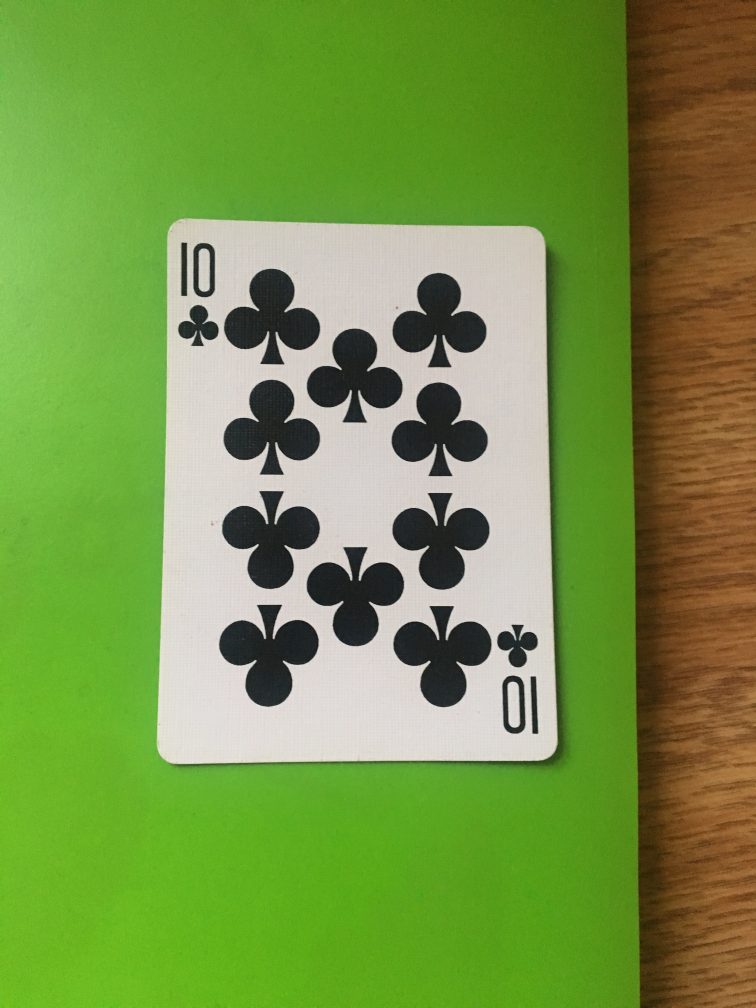
#> input picture old_cards/10c.JPG, 3024 x 4032 px (shown at 1/4 size); its folder holds only this picture in this run
$ python resize.py   (older library calls are emulated)
#> lines starting #> are read from the running program, lines starting #| are printed output that depends on the picture; after the words box and inside, x2 and y2 are one past the last pixel; in counts of white or black regions, pixels touching at a corner belong together
#> further down, im is the input picture: shape (4032, 3024, 3); mean B, G, R 70.4, 148.4, 118
### crop.py
import numpy as np
import cv2
import data

bord_size=2 # bord_size alpha=0
alphamask=np.ones((data.cardH,data.cardW),dtype=np.uint8)*255


def extract_card(img):

    """
        Extracts card from image
    """

    imgwarp = None


    # Convert in gray color
    gray = cv2.cvtColor(img, cv2.COLOR_BGR2GRAY)
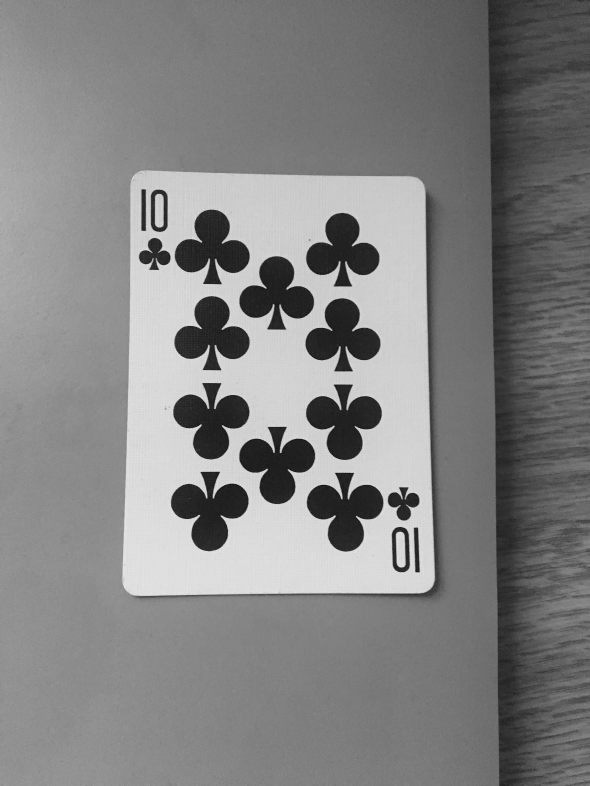
#> gray: shape (1572, 1179) (shown at 1/2 size); min 3, max 236, mean 130.3

    # Noise-reducing and edge-preserving filter
    gray = cv2.bilateralFilter(gray, 11, 17, 17)

    # Edge extraction
    edge = cv2.Canny(gray, 30, 200)
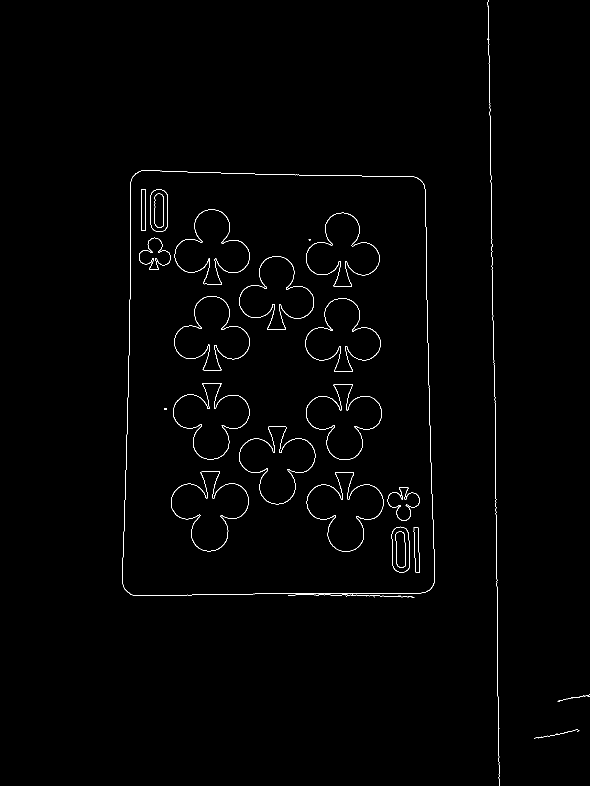
#> edge: shape (1572, 1179) (shown at 1/2 size); 0.79% white in thin lines or dots, all inside (x1, y1, x2, y2) = (244, 0, 1179, 1572)

    # Find the contours in the edged image
    cnts, _ = cv2.findContours(edge.copy(), cv2.RETR_EXTERNAL, cv2.CHAIN_APPROX_SIMPLE)
#> cnts = 4 contours, 3 with area under 20; largest, box (x1, y1, x2, y2) and area: (244, 340, 870, 1196) 506648

    # We suppose that the contour with largest area corresponds to the contour delimiting the card
    cnt = sorted(cnts, key=cv2.contourArea, reverse=True)[0]
#> cnt = contour of 452 points, box (x1, y1, x2, y2) (244, 340, 870, 1196), area 506648

    # We want to check that 'cnt' is the contour of a rectangular shape
    # First, determine 'box', the minimum area bounding rectangle of 'cnt'
    # Then compare area of 'cnt' and area of 'box'
    # Both areas sould be very close
    rect = cv2.minAreaRect(cnt)
#> rect = ((559.3, 767.5), (851.2, 625.1), -89.59)
    box = cv2.boxPoints(rect)
#> box = [[868.8, 1195.3], [243.7, 1190.8], [249.8, 339.7], [874.9, 344.2]]
    box = np.int0(box)
#> box = [[868, 1195], [243, 1190], [249, 339], [874, 344]]
    areaCnt = cv2.contourArea(cnt)
#> areaCnt = 506648
    areaBox = cv2.contourArea(box)
#> areaBox = 531905
    valid = areaCnt / areaBox > 0.95
#> valid = True

    if valid:
        # We want transform the zone inside the contour into the reference rectangle of dimensions (cardW,cardH)
        ((xr, yr), (wr, hr), thetar) = rect
#> xr = 559.3; yr = 767.5; wr = 851.2; hr = 625.1; thetar = -89.59
        # Determine 'Mp' the transformation that transforms 'box' into the reference rectangle
        if wr > hr:
            Mp = cv2.getPerspectiveTransform(np.float32(box), data.refCard)
#> Mp = [[-0.41, -0.00289, 359], [0.00335, -0.418, 497], [2.54e-19, 1.32e-19, 1]]
        else:
            Mp = cv2.getPerspectiveTransform(np.float32(box), data.refCardRot)
        # Determine the warped image by applying the transformation to the image
        imgwarp = cv2.warpPerspective(img, Mp, (data.cardW, data.cardH))
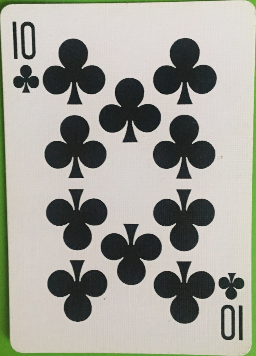
#> imgwarp: shape (356, 256, 3); mean B, G, R 153.1, 161.5, 161.9
        # Add alpha layer
        imgwarp = cv2.cvtColor(imgwarp, cv2.COLOR_BGR2BGRA)
#> imgwarp: shape (356, 256, 4)

        # Shape of 'cnt' is (n,1,2), type=int with n = number of points
        # We reshape into (1,n,2), type=float32, before feeding to perspectiveTransform
        cnta = cnt.reshape(1, -1, 2).astype(np.float32)
#> cnta = 452 pairs, first value 244 to 869, second value 340 to 1195
        # Apply the transformation 'Mp' to the contour
        cntwarp = cv2.perspectiveTransform(cnta, Mp)
#> cntwarp = 452 pairs, first value -0.314 to 255.7, second value -0.331 to 355.7
        cntwarp = cntwarp.astype(np.int)
#> cntwarp = 452 pairs, first value 0 to 255, second value 0 to 355

        # We build the alpha channel so that we have transparency on the
        # external border of the card
        # First, initialize alpha channel fully transparent
        alphachannel = np.zeros(imgwarp.shape[:2], dtype=np.uint8)
        # Then fill in the contour to make opaque this zone of the card
        cv2.drawContours(alphachannel, cntwarp, 0, 255, -1)
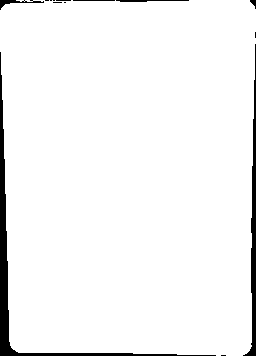
#> alphachannel: shape (356, 256); 96% white; 14 black regions (8 under 20 px), largest, box (x1, y1, x2, y2) and area: (0, 52, 216, 356) 2229, (243, 44, 256, 356) 1111, (0, 0, 44, 10) 123, (116, 0, 189, 2) 100, (73, 0, 115, 1) 42, (250, 0, 256, 9) 29

        # Apply the alphamask onto the alpha channel to clean it
        alphachannel = cv2.bitwise_and(alphachannel, alphamask)

        # Add the alphachannel to the warped image
        imgwarp[:, :, 3] = alphachannel
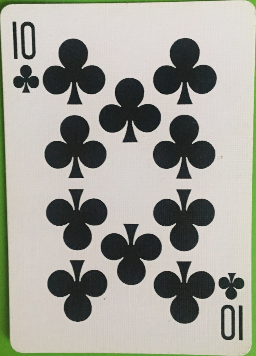
#> imgwarp: shape (356, 256, 4); mean B, G, R, A 153.1, 161.5, 161.9, 244.7
        """cv2.imshow("Card", imgwarp)
        cv2.waitKey(0)
        cv2.destroyAllWindows()
        """

    return imgwarp

### resize.py
import cv2
import crop as c
import os

for image in os.listdir("old_cards"):
    im = cv2.imread(f"old_cards/{image}")
    new = cv2.resize(im, (0, 0), fy = .39, fx = .39)
    new = c.extract_card(new)
    cv2.imwrite(f"cards/{image}", new)

"""
count = 0
for image in os.listdir("old_cards"):
    im = cv2.imread(f"old_cards/{image}")
    im = cv2.resize(im, (0, 0), fy = .39, fx = .39)
    if c.extract_card(im) is False:
        count += 1
        print(f"{image} is fucked")
print(f"{count} fucked images")"""

'''im = cv2.imread("old_cards/Jd.JPG")
new = cv2.resize(im, (0,0), fy = .39, fx = .39)
c.extract_card(new)'''

$ run again, on old_cards/2c.JPG
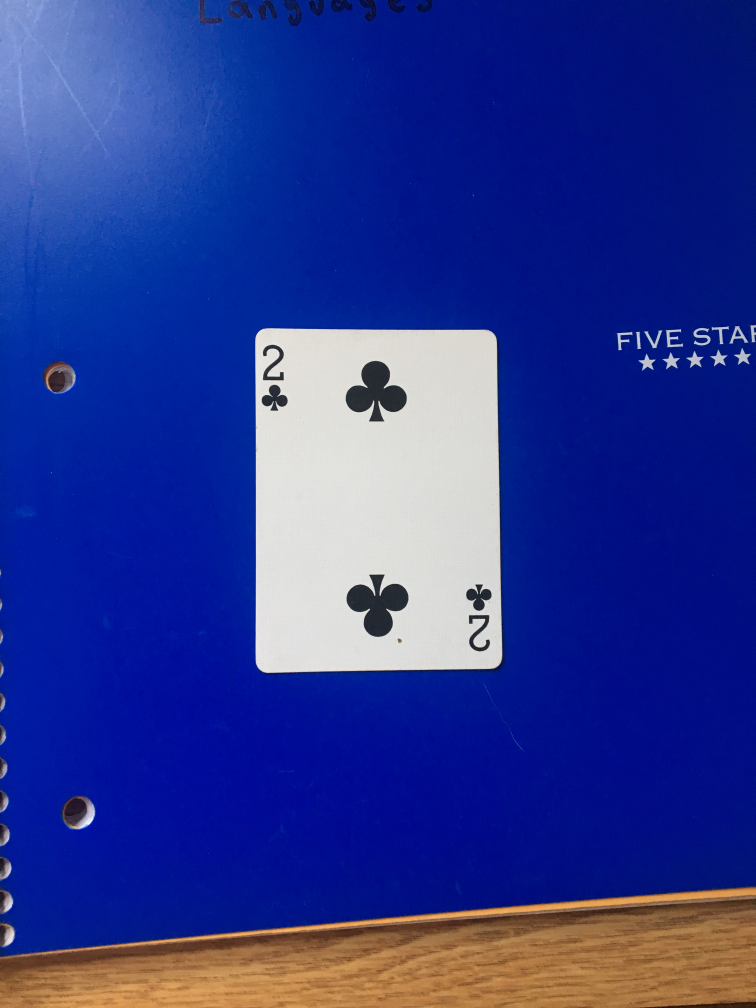
#> input picture old_cards/2c.JPG, 3024 x 4032 px (shown at 1/4 size)
#> im is the input picture: shape (4032, 3024, 3); mean B, G, R 144.5, 56.4, 42.9
#> in extract_card, `edge = cv2.Canny(gray, 30, 200)`:
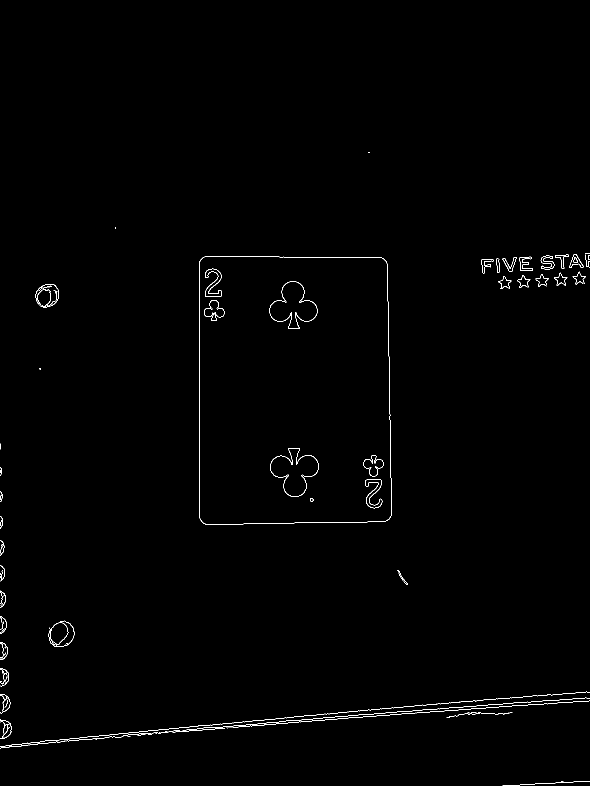
#> edge: shape (1572, 1179) (shown at 1/2 size); 0.58% white in thin lines or dots, all inside (x1, y1, x2, y2) = (0, 304, 1179, 1572)
#> cnts = 71 contours, 55 with area under 20; largest, box (x1, y1, x2, y2) and area: (398, 512, 784, 1050) 202125, (97, 1241, 149, 1294) 2008, (71, 568, 118, 615) 1676, (1138, 508, 1167, 536) 340, (1081, 511, 1109, 539) 326
#> cnt = contour of 100 points, box (x1, y1, x2, y2) (398, 512, 784, 1050), area 202125
#> rect = ((590.5, 780.5), (537, 385), -90)
#> box = [[783, 1049], [398, 1049], [398, 512], [783, 512]]
#> areaCnt = 202125
#> areaBox = 206745
#> valid = True
#> xr = 590.5; yr = 780.5; wr = 537; hr = 385; thetar = -90
#> Mp = [[-0.665, 0, 520.6], [-1.45e-16, -0.663, 695.4], [0, 0, 1]]
#> cnta = 100 pairs, first value 398 to 783, second value 512 to 1049
#> cntwarp = 100 pairs, first value 0 to 256, second value 0 to 356
#> alphachannel: shape (356, 256); 98.4% white; 5 black regions (1 under 20 px), largest, box (x1, y1, x2, y2) and area: (0, 62, 144, 356) 1007, (0, 0, 197, 11) 438, (249, 0, 256, 8) 25, (249, 350, 256, 356) 22
#> in extract_card, `imgwarp[:, :, 3] = alphachannel`:
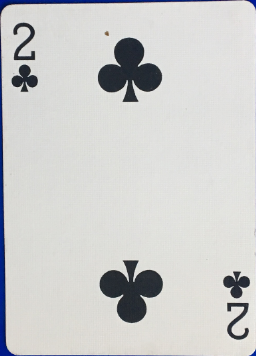
#> imgwarp: shape (356, 256, 4); mean B, G, R, A 204.3, 205.3, 204.8, 250.8

$ run again, on old_cards/2d.JPG
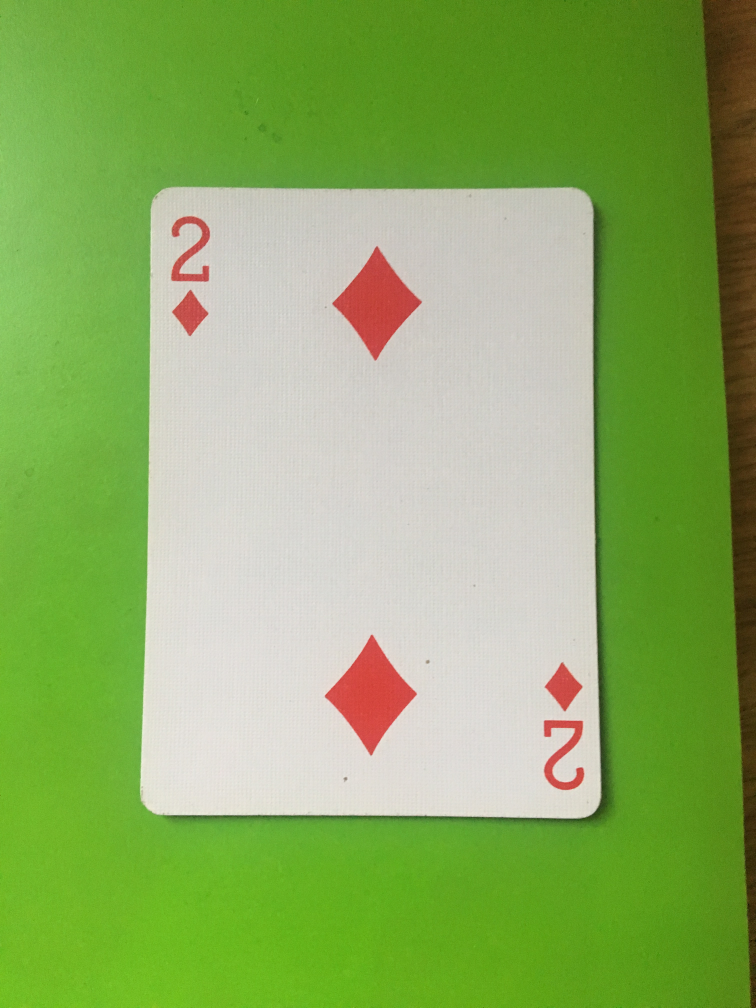
#> input picture old_cards/2d.JPG, 3024 x 4032 px (shown at 1/4 size)
#> im is the input picture: shape (4032, 3024, 3); mean B, G, R 97.7, 172.8, 139.5
#> in extract_card, `edge = cv2.Canny(gray, 30, 200)`:
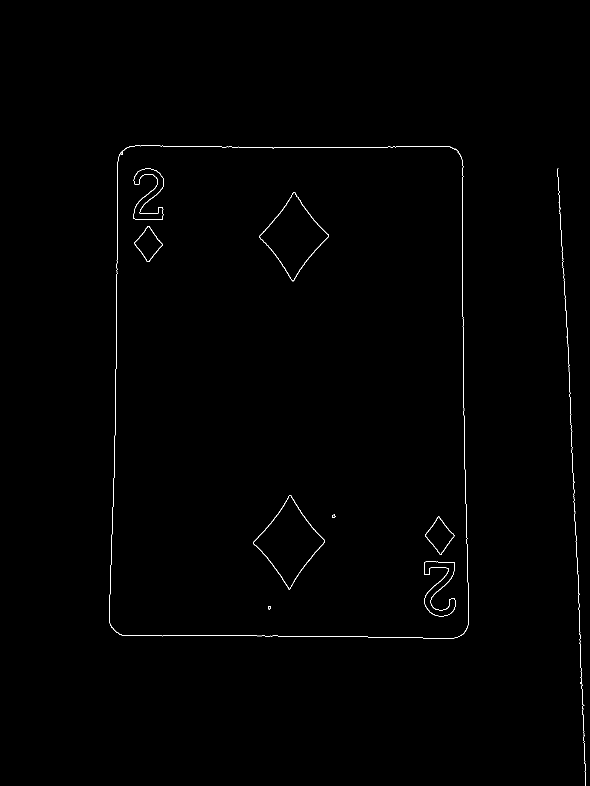
#> edge: shape (1572, 1179) (shown at 1/2 size); 0.41% white in thin lines or dots, all inside (x1, y1, x2, y2) = (218, 291, 1172, 1572)
#> cnts = 3 contours, 1 with area under 20; largest, box (x1, y1, x2, y2) and area: (218, 291, 938, 1277) 684393, (1125, 519, 1172, 1572) 31
#> cnt = contour of 316 points, box (x1, y1, x2, y2) (218, 291, 938, 1277), area 684393
#> rect = ((578.3, 783.5), (984.1, 719.1), -89.9)
#> in extract_card, `box = cv2.boxPoints(rect)`: box = [[936.9, 1276.2], [217.9, 1274.9], [219.6, 290.8], [938.7, 292.1]]
#> in extract_card, `box = np.int0(box)`: box = [[936, 1276], [217, 1274], [219, 290], [938, 292]]
#> areaCnt = 684393
#> areaBox = 707500
#> valid = True
#> xr = 578.3; yr = 783.5; wr = 984.1; hr = 719.1; thetar = -89.9
#> Mp = [[-0.356, -0.000724, 334.2], [0.00101, -0.362, 460.7], [-2.22e-19, 1.12e-19, 1]]
#> cnta = 316 pairs, first value 218 to 937, second value 291 to 1276
#> in extract_card, `cntwarp = cv2.perspectiveTransform(cnta, Mp)`: cntwarp = 316 pairs, first value -0.334 to 255.7, second value -0.0906 to 356
#> in extract_card, `cntwarp = cntwarp.astype(np.int)`: cntwarp = 316 pairs, first value 0 to 255, second value 0 to 355
#> alphachannel: shape (356, 256); 97.3% white; 10 black regions (4 under 20 px), largest, box (x1, y1, x2, y2) and area: (242, 42, 256, 356) 1236, (0, 73, 13, 356) 919, (96, 0, 217, 1) 121, (79, 355, 164, 356) 85, (218, 0, 256, 10) 71, (0, 0, 7, 7) 20
#> in extract_card, `imgwarp[:, :, 3] = alphachannel`:
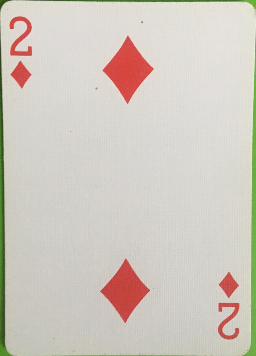
#> imgwarp: shape (356, 256, 4); mean B, G, R, A 192.8, 202.2, 208.9, 248.1

$ run again, on old_cards/10d.JPG
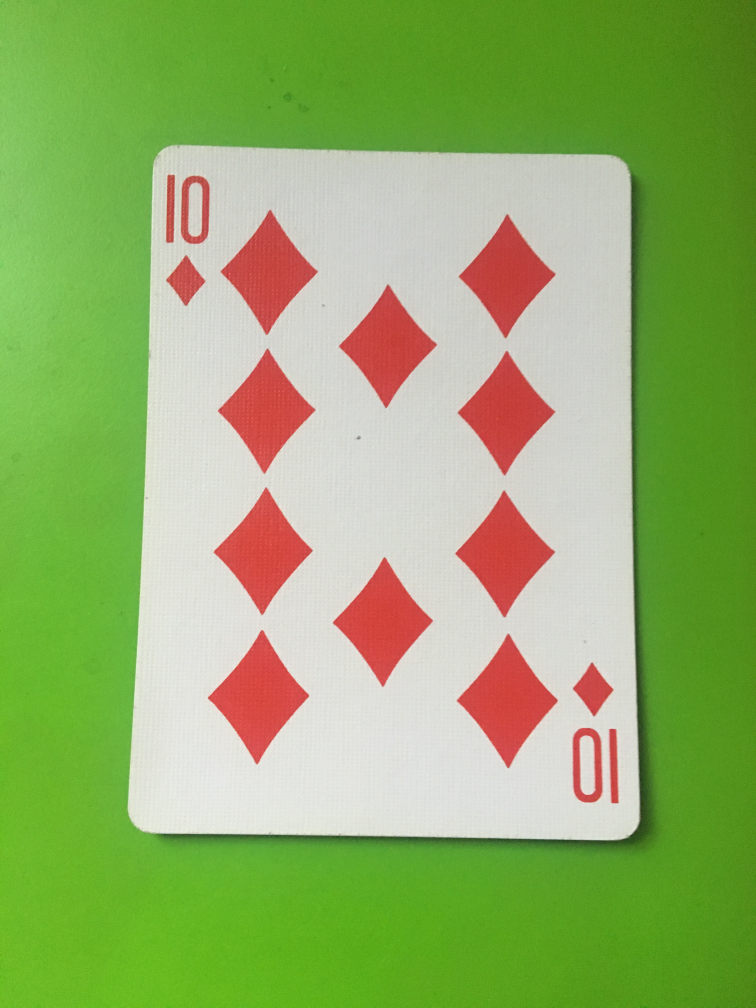
#> input picture old_cards/10d.JPG, 3024 x 4032 px (shown at 1/4 size)
#> im is the input picture: shape (4032, 3024, 3); mean B, G, R 104.4, 174.5, 146.9
#> in extract_card, `edge = cv2.Canny(gray, 30, 200)`:
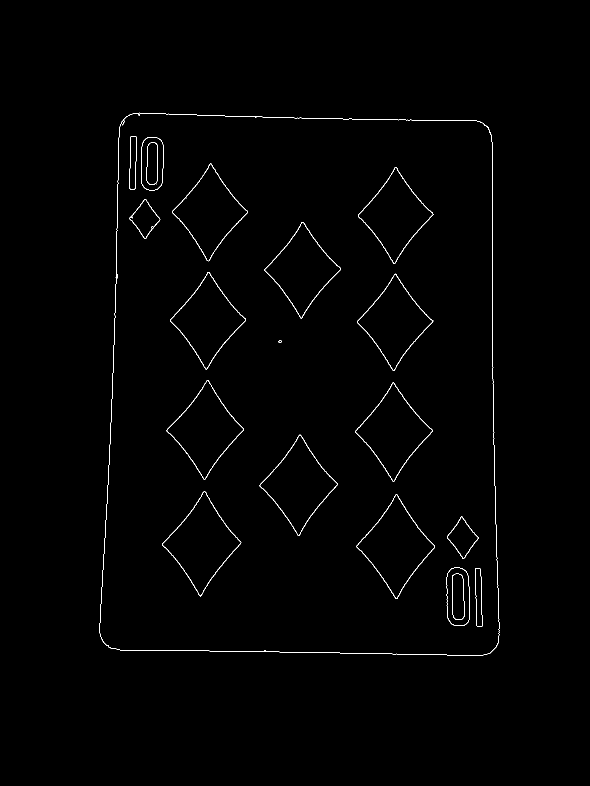
#> edge: shape (1572, 1179) (shown at 1/2 size); 0.69% white in thin lines or dots, all inside (x1, y1, x2, y2) = (199, 225, 999, 1311)
#> cnts = 1 contour; box (x1, y1, x2, y2) and area: (199, 225, 999, 1311) 818374
#> cnt = contour of 422 points, box (x1, y1, x2, y2) (199, 225, 999, 1311), area 818374
#> rect = ((606, 767.8), (1075.5, 799.3), -89.12)
#> in extract_card, `box = cv2.boxPoints(rect)`: box = [[997.4, 1311.6], [198.2, 1299.4], [214.6, 224], [1013.8, 236.3]]
#> in extract_card, `box = np.int0(box)`: box = [[997, 1311], [198, 1299], [214, 224], [1013, 236]]
#> areaCnt = 818374.5
#> areaBox = 859117
#> valid = True
#> xr = 606; yr = 767.8; wr = 1075.5; hr = 799.3; thetar = -89.12
#> Mp = [[-0.32, -0.00477, 325.6], [0.00497, -0.331, 429.1], [2.01e-19, -1e-19, 1]]
#> cnta = 422 pairs, first value 199 to 998, second value 225 to 1310
#> in extract_card, `cntwarp = cv2.perspectiveTransform(cnta, Mp)`: cntwarp = 422 pairs, first value -0.125 to 255.9, second value -0.181 to 356
#> in extract_card, `cntwarp = cntwarp.astype(np.int)`: cntwarp = 422 pairs, first value 0 to 255, second value 0 to 355
#> alphachannel: shape (356, 256); 95.8% white; 6 black regions (2 under 20 px), largest, box (x1, y1, x2, y2) and area: (0, 47, 189, 356) 2081, (240, 36, 256, 356) 1698, (249, 0, 256, 8) 26, (0, 0, 7, 7) 23
#> in extract_card, `imgwarp[:, :, 3] = alphachannel`:
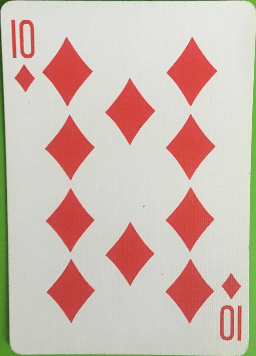
#> imgwarp: shape (356, 256, 4); mean B, G, R, A 176.3, 186.6, 206.8, 244.3
